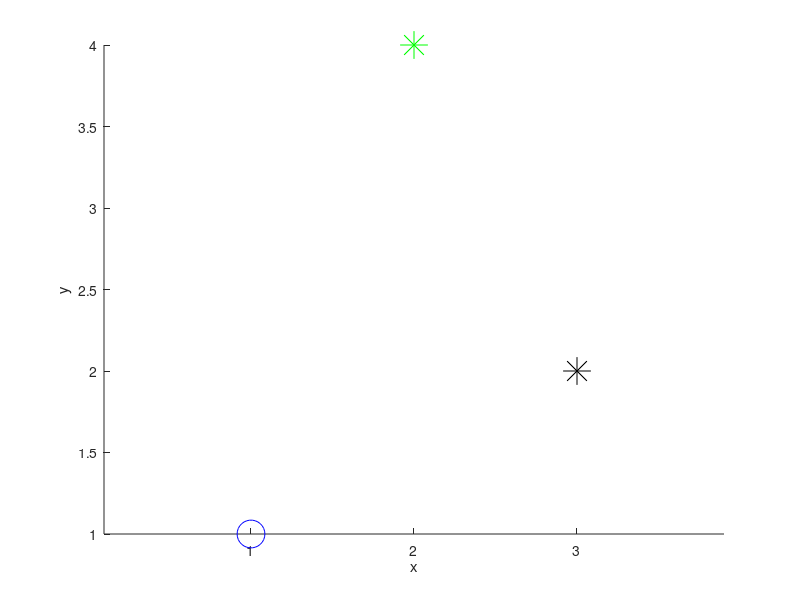
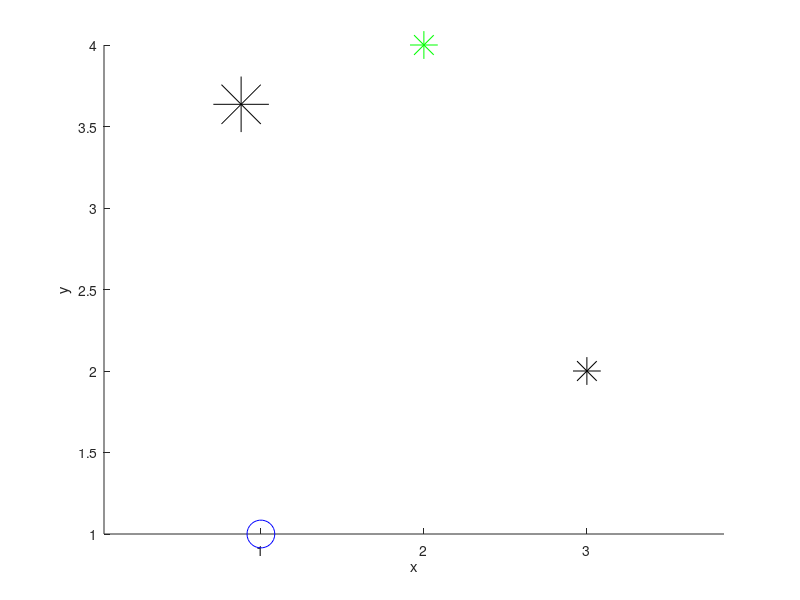
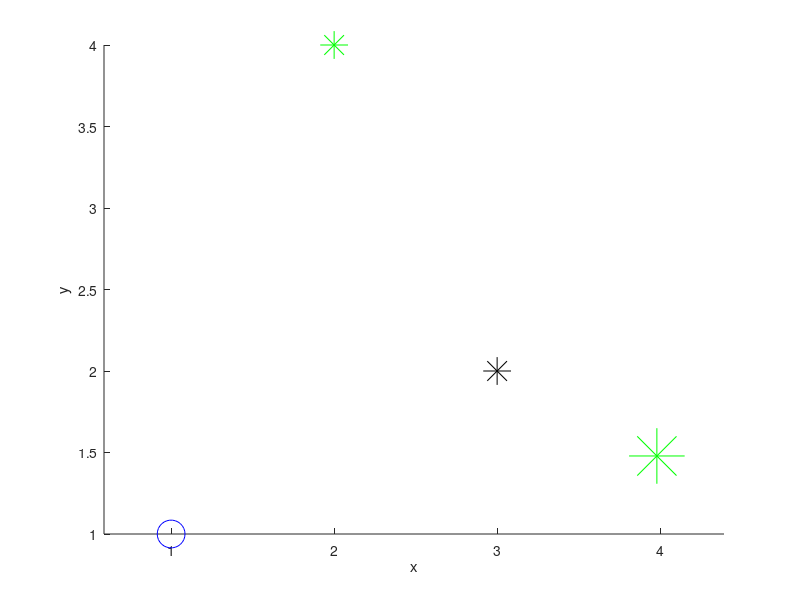

The MATLAB source for these figures, in order:
clc
clear all
close all

s = [1 1 1]; % Only works if subject is at origin
p = [3 2 1];
q = [2 4 0];
vp = s - p;
vp = vp/norm(vp);
vq = s - q;
vq = vq/norm(vq);

figure(1)
xlabel('x');
ylabel('y');
zlabel('z');
hold on;
axis equal;
plot3(s(1), s(2), s(3), 'ob', 'MarkerSize', 20);
plot3(p(1), p(2), p(3), '*k', 'MarkerSize', 20);
plot3(q(1), q(2), q(3), '*g', 'MarkerSize', 20);
hold off;

% Now rotate p to q
v = cross(vq, vp);
ssc = [0 -v(3) v(2); v(3) 0 -v(1); -v(2) v(1) 0];
R = eye(3) + ssc + ssc^2*(1-dot(vp,vq))/(norm(v))^2

r = p*R;
r = r/norm(r);
r = r*norm(p);

figure(2)
xlabel('x');
ylabel('y');
zlabel('z');
hold on;
axis equal;
plot3(s(1), s(2), s(3), 'ob', 'MarkerSize', 20);
plot3(p(1), p(2), p(3), '*k', 'MarkerSize', 20);
plot3(r(1), r(2), r(3), '*k', 'MarkerSize', 40);
plot3(q(1), q(2), q(3), '*g', 'MarkerSize', 20);
hold off;

% Now rotate q to p

v = cross(vp, vq);
ssc = [0 -v(3) v(2); v(3) 0 -v(1); -v(2) v(1) 0];
R = eye(3) + ssc + ssc^2*(1-dot(vp,vq))/(norm(v))^2

r = q*R;
r = r/norm(r);
r = r*norm(q);

figure(3)
xlabel('x');
ylabel('y');
zlabel('z');
hold on;
axis equal;
plot3(s(1), s(2), s(3), 'ob', 'MarkerSize', 20);
plot3(p(1), p(2), p(3), '*k', 'MarkerSize', 20);
plot3(r(1), r(2), r(3), '*g', 'MarkerSize', 40);
plot3(q(1), q(2), q(3), '*g', 'MarkerSize', 20);
hold off;
